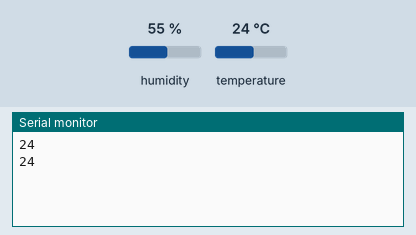
Bench run of a sketch on a simulated Arduino Uno, built with avr-gcc and run on an emulated ATmega328P. Shown: the last lines printed to the serial monitor. The test bench sets the inputs (shaded band); at power-on: temperature 24 °C, humidity 55 %.

Above: at 1.8 s.
1.9 s: temperature set to 12 °C
At 2.9 s:
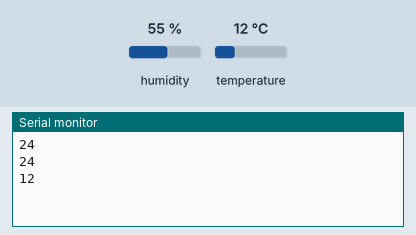
3.4 s: temperature set to 19 °C
At 4.9 s:
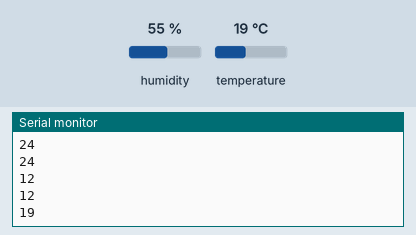
Timing chart, 0 to 6.4 s (numbered marks = the images above; inputs shaded):
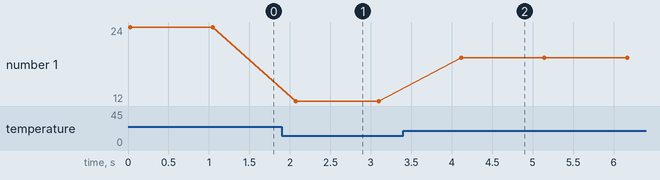

Measured:
- after the input at 1.9 s, the serial monitor: prints a new line after 0.17 s (image 1)
- after the input at 3.4 s, the serial monitor: prints a new line after 0.72 s (image 2)
- plotted number 1: 24 → 12 after the input at 1.9 s, 12 → 19 after the input at 3.4 s

The sketch:

temp_sensor_arduino.ino
```cpp
// baud rate: 9600

#include <SimpleDHT.h>

// for DHT11,
//      VCC: 5V or 3V
//      GND: GND
//      DATA: 2
int pinDHT11 = 2;
SimpleDHT11 dht11;

void setup()
{
  Serial.begin(9600);
}

void loop() {
  // start working...
  //Serial.println("=================================");
  //Serial.println("Sample DHT11...");

  // read with raw sample data.
  byte temperature = 0;
  byte humidity = 0;
  byte data[40] = {0};
  if (dht11.read(pinDHT11, &temperature, &humidity, data)) {
    //Serial.print("Read DHT11 failed");
    return;
  }

  //Serial.print("Sample RAW Bits: ");
  //for (int i = 0; i < 40; i++) {
    //Serial.print((int)data[i]);
    //if (i > 0 && ((i + 1) % 4) == 0) {
      //Serial.print(' ');
    //}
  //}
  Serial.println("");

  //Serial.print((int)temperature); Serial.print(" *C, ");
  //Serial.print((int)humidity); Serial.println(" %");
  //Serial.print((int)temperature);
  Serial.print(temperature);

  // DHT11 sampling rate is 1HZ.
  delay(1000);
}
```
